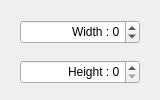
<?xml version="1.0" encoding="UTF-8"?>
<ui version="4.0">
 <class>CtrlPadSize</class>
 <widget class="QWidget" name="CtrlPadSize">
  <property name="geometry">
   <rect>
    <x>0</x>
    <y>0</y>
    <width>160</width>
    <height>100</height>
   </rect>
  </property>
  <property name="windowTitle">
   <string>Size Editor</string>
  </property>
  <widget class="QSpinBox" name="W">
   <property name="geometry">
    <rect>
     <x>20</x>
     <y>20</y>
     <width>120</width>
     <height>24</height>
    </rect>
   </property>
   <property name="alignment">
    <set>Qt::AlignRight|Qt::AlignTrailing|Qt::AlignVCenter</set>
   </property>
   <property name="suffix">
    <string/>
   </property>
   <property name="prefix">
    <string>Width : </string>
   </property>
   <property name="minimum">
    <number>-999999999</number>
   </property>
   <property name="maximum">
    <number>999999999</number>
   </property>
  </widget>
  <widget class="QSpinBox" name="H">
   <property name="geometry">
    <rect>
     <x>20</x>
     <y>60</y>
     <width>120</width>
     <height>24</height>
    </rect>
   </property>
   <property name="alignment">
    <set>Qt::AlignRight|Qt::AlignTrailing|Qt::AlignVCenter</set>
   </property>
   <property name="prefix">
    <string>Height : </string>
   </property>
  </widget>
 </widget>
 <resources/>
 <connections>
  <connection>
   <sender>W</sender>
   <signal>valueChanged(int)</signal>
   <receiver>CtrlPadSize</receiver>
   <slot>ValueChanged(int)</slot>
   <hints>
    <hint type="sourcelabel">
     <x>79</x>
     <y>31</y>
    </hint>
    <hint type="destinationlabel">
     <x>79</x>
     <y>49</y>
    </hint>
   </hints>
  </connection>
  <connection>
   <sender>H</sender>
   <signal>valueChanged(int)</signal>
   <receiver>CtrlPadSize</receiver>
   <slot>ValueChanged(int)</slot>
   <hints>
    <hint type="sourcelabel">
     <x>79</x>
     <y>71</y>
    </hint>
    <hint type="destinationlabel">
     <x>79</x>
     <y>49</y>
    </hint>
   </hints>
  </connection>
 </connections>
</ui>
